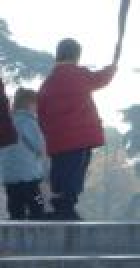
#> input picture train_pos/108.jpg, 70 x 134 px (shown 2 times larger); its folder holds 4 pictures in this run
$ jupyter execute Pvision_2filtro.ipynb
#> lines starting #> are read from the running program, lines starting #| are printed output that depends on the picture
# P. Visión

[cell 1]
import numpy as np
import cv2
import os
import random
from skimage.feature import hog
from skimage import exposure

[cell 2]
def leerFotos(path):
#> called with path = 'C:\\Users\\alumno\\Desktop\\train_pos'
    os.chdir(path)
    listaPos = os.listdir()
    fotosDic = {}
    for i in range(len(listaPos)):
        fotosDic[i] = cv2.imread(listaPos[i],0)
    return fotosDic

[cell 3]
path = 'C:\\Users\\alumno\\Desktop\\train_pos'
fotosPosTrain = leerFotos(path)
#> fotosPosTrain = 4 items

path = 'C:\\Users\\alumno\\Desktop\\train_neg'
fotosNegTrainSinTratar = leerFotos(path)
#> fotosNegTrainSinTratar = 4 items

[cell 4]
def generaImagenesRecortadas(dataPos,dataNeg):
    numeroAleatoriasPorFoto = 3       # Numero de recortadas aleatorias por foto
    rowsFotoPersona = dataPos[0].shape[0]
#> rowsFotoPersona = 134
    colsFotoPersona = dataPos[0].shape[1]
#> colsFotoPersona = 70

    rowsFotoEntorno = dataNeg[0].shape[0]
#> rowsFotoEntorno = 134
    colsFotoEntorno = dataNeg[0].shape[1]
#> colsFotoEntorno = 70

    fotosNegTrain = {}
    for i in range(len(dataNeg)):
        for j in range(numeroAleatoriasPorFoto):
            randRow = random.randint(0,rowsFotoEntorno - rowsFotoPersona)
            randCol = random.randint(0,colsFotoEntorno - colsFotoPersona)
            randomImage = dataNeg[i][randRow:randRow + rowsFotoPersona,randCol: randCol + colsFotoPersona]
            fotosNegTrain[j+numeroAleatoriasPorFoto*i] = randomImage
#> this loop made 4 passes
#> after the loop, fotosNegTrain = 12 items
    return fotosNegTrain

[cell 5]
fotosNegTrain = generaImagenesRecortadas(fotosPosTrain,fotosNegTrainSinTratar)
#> fotosNegTrain = 12 items

[cell 6]
fdPosTrain = np.zeros((len(fotosPosTrain),6804))
for i in range(len(fotosPosTrain)):
#fd,imHog = hog(fotosPosTrain[1], orientations=8, pixels_per_cell=(8, 8),cells_per_block=(3, 3),visualize=True)
    fdPosTrain[i] = hog(fotosPosTrain[i])
    #imHog_re = exposure.rescale_intensity(imHog, in_range = (0,10))
print(fdPosTrain.shape,fotosPosTrain[1].shape,134*70)
#| (4, 6804) (134, 70) 9380

[cell 7]
def vectolizarHOG(imagenes,esPositivo):
    ### Esata funcion aplica HOG a todas las imagenes del diccionario

    #tamaño del vector
#> called with esPositivo = 1
    tamVector = len(hog(imagenes[0]))
#> tamVector = 6804

    #inicializamos la matriz que guarda los imagenes vectolizados
    fdImagenes = np.zeros((len(imagenes),tamVector))

    for i in range(len(imagenes)):
        fdImagenes[i] = hog(imagenes[i])

    #asignamos el vector de clases(y)
    if esPositivo:
        y = np.ones((len(imagenes),1))
#> y = [1, 1, 1, 1]
    else:
        y = np.zeros((len(imagenes),1))

    return fdImagenes,y

[cell 8]
fdPosTrain,yPos = vectolizarHOG(fotosPosTrain,1)
#> yPos = [1, 1, 1, 1]

fdNegTrain,yNeg = vectolizarHOG(fotosNegTrain,0)
#> the loop in vectolizarHOG (call 2), `for i in range(len(imagenes)):` made 12 passes
#> yNeg = [0, 0, 0, 0, 0, 0, 0, 0, 0, 0, 0, 0]

print(fdPosTrain.shape,yPos.shape)
#| (4, 6804) (4, 1)
print(fdNegTrain.shape,yNeg.shape)
#| (12, 6804) (12, 1)

[cell 9]
fdTrain = np.vstack((fdPosTrain,fdNegTrain))
y = np.vstack((yPos,yNeg))
#> y = [1, 1, 1, 1, 0, 0, 0, 0, 0, 0, 0, 0, 0, 0, 0, 0]

print(fdTrain.shape,y.shape)
#| (16, 6804) (16, 1)

[cell 10]
from sklearn import svm

clf = svm.SVC()
clf.fit(fdTrain,y.ravel())

[cell 11]
pred = clf.predict(fdTrain[0].reshape(1, -1))
#> pred = [0]
print(clf.score(fdTrain,y))
#| 0.75

[cell 12]
# Otsu's thresholding after Gaussian filtering
blur = cv2.GaussianBlur(fotosPosTrain[2],(3,3),0)
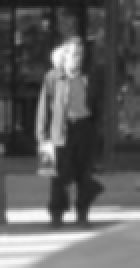
#> blur: shape (134, 70) (shown 2 times larger); min 24, max 253, mean 95.2
th3 = cv2.Canny(blur,50,200)
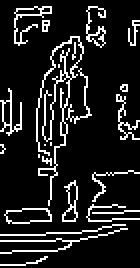
#> th3: shape (134, 70) (shown 2 times larger); 12.6% white in thin lines or dots
